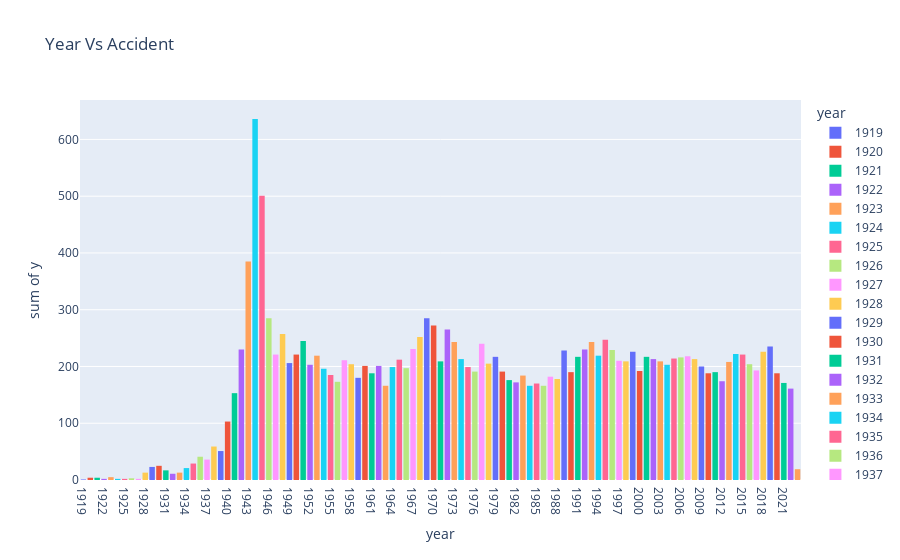

The notebook cell saved with this chart:
### Code cell
year = accident.groupby('year').size()
fig= px.histogram(year,x=year.index,y=year.values,color=year.index,
            labels = {
                'index' : 'year',
                'value' : 'Accident'
            },title= 'Year Vs Accident')
fig.show()
